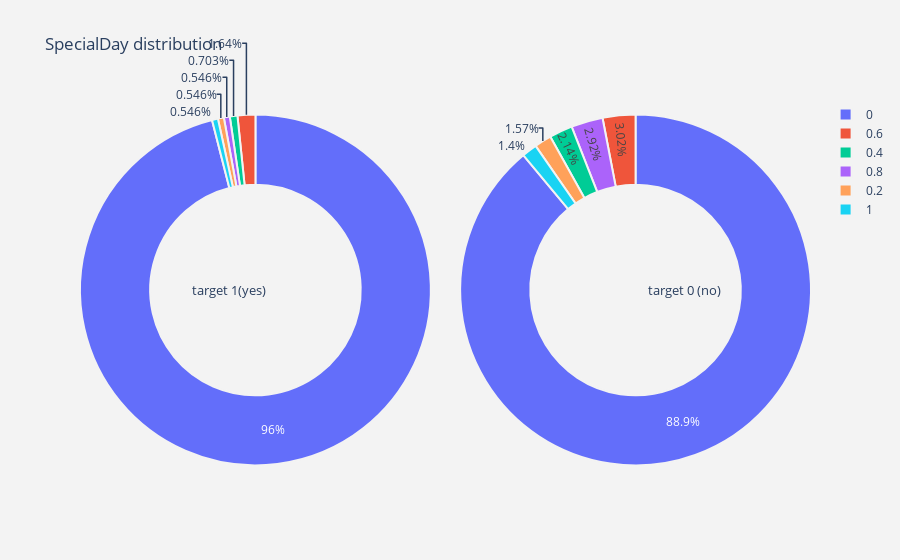
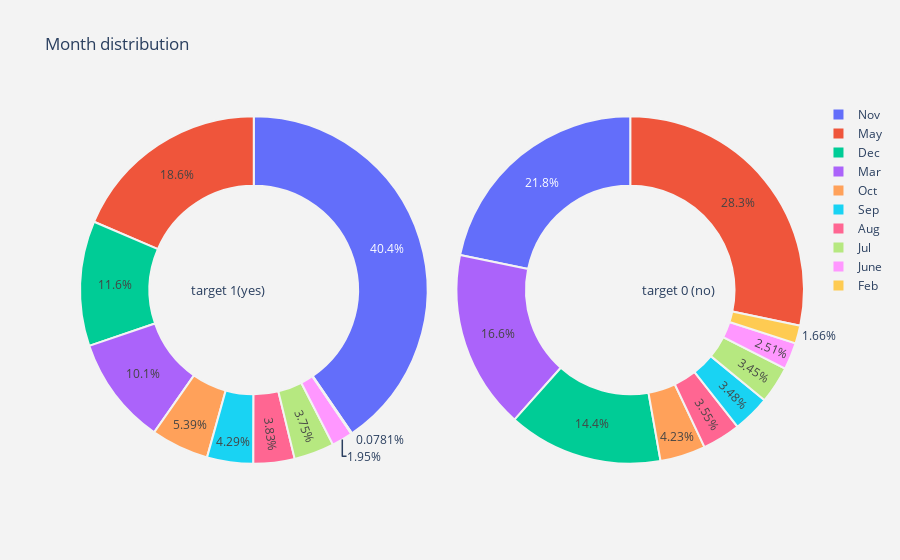
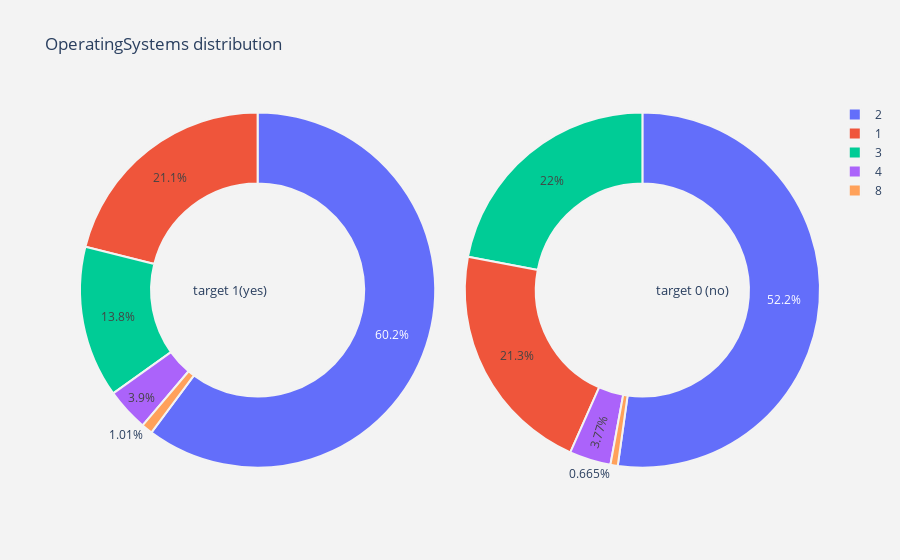
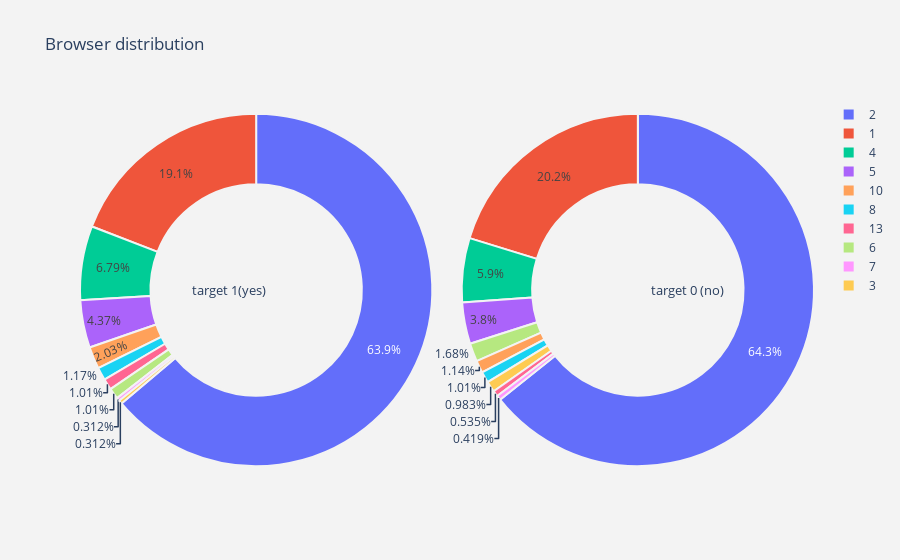

The code cell stored with these charts, in order, in its notebook:
### Code cell
#for all categorical columns plot pie
for i in cat_cols:
    plot_pie(data_1, data_0, i)

### Figure 1 — Plotly figure (JSON) as saved in the notebook; plotly's stock layout.template omitted (floating-point values rounded to 4 significant figures)
{"data": [{"domain": {"x": [0, 0.48]}, "hole": 0.6, "hoverinfo": "label+percent+name", "labels": [0, 0.6, 0.4, 0.8, 0.2, 1], "marker": {"line": {"color": "rgb(243,243,243)", "width": 2}}, "name": "target 1", "type": "pie", "values": [1230, 21, 9, 7, 7, 7]}, {"domain": {"x": [0.52, 1]}, "hole": 0.6, "hoverinfo": "label+percent+name", "labels": [0, 0.6, 0.8, 0.4, 0.2, 1], "marker": {"line": {"color": "rgb(243,243,243)", "width": 2}}, "name": "target 0", "type": "pie", "values": [6156, 209, 202, 148, 109, 97]}], "layout": {"annotations": [{"font": {"size": 13}, "showarrow": false, "text": "target 1(yes)", "x": 0.15, "y": 0.5}, {"font": {"size": 13}, "showarrow": false, "text": "target 0 (no)", "x": 0.88, "y": 0.5}], "paper_bgcolor": "rgb(243,243,243)", "plot_bgcolor": "rgb(243,243,243)", "title": {"text": "SpecialDay distribution"}}}

### Figure 2 — Plotly figure (JSON) as saved in the notebook; plotly's stock layout.template omitted (floating-point values rounded to 4 significant figures)
{"data": [{"domain": {"x": [0, 0.48]}, "hole": 0.6, "hoverinfo": "label+percent+name", "labels": ["Nov", "May", "Dec", "Mar", "Oct", "Sep", "Aug", "Jul", "June", "Feb"], "marker": {"line": {"color": "rgb(243,243,243)", "width": 2}}, "name": "target 1", "type": "pie", "values": [518, 238, 149, 129, 69, 55, 49, 48, 25, 1]}, {"domain": {"x": [0.52, 1]}, "hole": 0.6, "hoverinfo": "label+percent+name", "labels": ["May", "Nov", "Mar", "Dec", "Oct", "Aug", "Sep", "Jul", "June", "Feb"], "marker": {"line": {"color": "rgb(243,243,243)", "width": 2}}, "name": "target 0", "type": "pie", "values": [1959, 1507, 1151, 996, 293, 246, 241, 239, 174, 115]}], "layout": {"annotations": [{"font": {"size": 13}, "showarrow": false, "text": "target 1(yes)", "x": 0.15, "y": 0.5}, {"font": {"size": 13}, "showarrow": false, "text": "target 0 (no)", "x": 0.88, "y": 0.5}], "paper_bgcolor": "rgb(243,243,243)", "plot_bgcolor": "rgb(243,243,243)", "title": {"text": "Month distribution"}}}

### Figure 3 — Plotly figure (JSON) as saved in the notebook; plotly's stock layout.template omitted (floating-point values rounded to 4 significant figures)
{"data": [{"domain": {"x": [0, 0.48]}, "hole": 0.6, "hoverinfo": "label+percent+name", "labels": [2, 1, 3, 4, 8], "marker": {"line": {"color": "rgb(243,243,243)", "width": 2}}, "name": "target 1", "type": "pie", "values": [771, 270, 177, 50, 13]}, {"domain": {"x": [0.52, 1]}, "hole": 0.6, "hoverinfo": "label+percent+name", "labels": [2, 3, 1, 4, 8], "marker": {"line": {"color": "rgb(243,243,243)", "width": 2}}, "name": "target 0", "type": "pie", "values": [3614, 1523, 1477, 261, 46]}], "layout": {"annotations": [{"font": {"size": 13}, "showarrow": false, "text": "target 1(yes)", "x": 0.15, "y": 0.5}, {"font": {"size": 13}, "showarrow": false, "text": "target 0 (no)", "x": 0.88, "y": 0.5}], "paper_bgcolor": "rgb(243,243,243)", "plot_bgcolor": "rgb(243,243,243)", "title": {"text": "OperatingSystems distribution"}}}

### Figure 4 — Plotly figure (JSON) as saved in the notebook; plotly's stock layout.template omitted (floating-point values rounded to 4 significant figures)
{"data": [{"domain": {"x": [0, 0.48]}, "hole": 0.6, "hoverinfo": "label+percent+name", "labels": [2, 1, 4, 5, 10, 8, 13, 6, 7, 3], "marker": {"line": {"color": "rgb(243,243,243)", "width": 2}}, "name": "target 1", "type": "pie", "values": [818, 245, 87, 56, 26, 15, 13, 13, 4, 4]}, {"domain": {"x": [0.52, 1]}, "hole": 0.6, "hoverinfo": "label+percent+name", "labels": [2, 1, 4, 5, 6, 10, 8, 3, 13, 7], "marker": {"line": {"color": "rgb(243,243,243)", "width": 2}}, "name": "target 0", "type": "pie", "values": [4450, 1401, 408, 263, 116, 79, 70, 68, 37, 29]}], "layout": {"annotations": [{"font": {"size": 13}, "showarrow": false, "text": "target 1(yes)", "x": 0.15, "y": 0.5}, {"font": {"size": 13}, "showarrow": false, "text": "target 0 (no)", "x": 0.88, "y": 0.5}], "paper_bgcolor": "rgb(243,243,243)", "plot_bgcolor": "rgb(243,243,243)", "title": {"text": "Browser distribution"}}}
